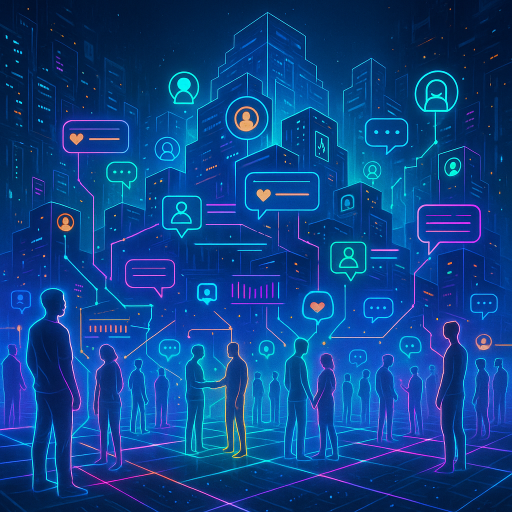
#> input picture assets/img/AI_cities.png, 1024 x 1024 px, given in place of begin_async_summoner.png, which was not available (shown at 1/2 size)
$ python process_image.py
#> lines starting #> are read from the running program, lines starting #| are printed output that depends on the picture; after the words box and inside, x2 and y2 are one past the last pixel; in counts of white or black regions, pixels touching at a corner belong together; pictures that were not available may be replaced by others from this repository, and a replacement may not be noted
from PIL import Image, ImageDraw

def round_corners_with_border(input_path, output_path, radius=50, border_size=10, border_color=(128, 128, 128, 255)):
    """Rounds the corners of an image and adds a solid grey border."""
#> called with input_path = 'assets/img/begin_async_summoner.png', radius = 50, border_size = 4, border_color = (128, 128, 128, 255)
    img = Image.open(input_path).convert("RGBA")  # Ensure transparency support
    width, height = img.size
#> width = 1024; height = 1024

    # Increase canvas size to fit the border
    new_width, new_height = width + 2 * border_size, height + 2 * border_size
#> new_width = 1032; new_height = 1032
    bordered_img = Image.new("RGBA", (new_width, new_height), border_color)  # Start with solid grey

    # Create a transparent mask with rounded corners for the border
    border_mask = Image.new("L", (new_width, new_height), 0)
#> border_mask: PIL image 1032x1032 L; every value is 0
    draw = ImageDraw.Draw(border_mask)
    draw.rounded_rectangle((0, 0, new_width, new_height), radius=radius + border_size, fill=255)

    # Apply the border mask (ensures correct transparency)
    bordered_img.putalpha(border_mask)
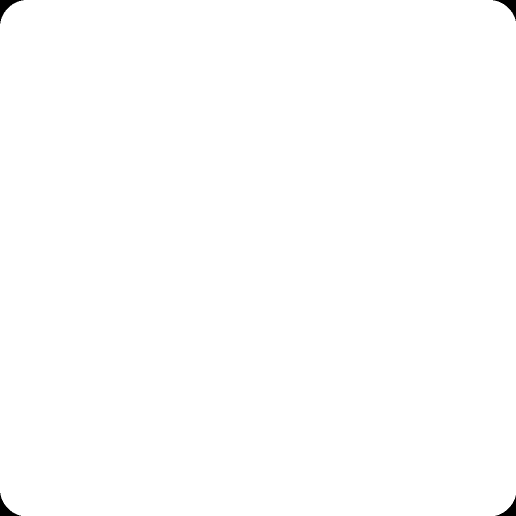
#> border_mask: PIL image 1032x1032 L (shown at 1/2 size); 99.8% white; 4 black regions, box (x1, y1, x2, y2) and area: (0, 0, 47, 47) 642, (986, 0, 1032, 42) 595, (0, 986, 42, 1032) 595, (991, 991, 1032, 1032) 549
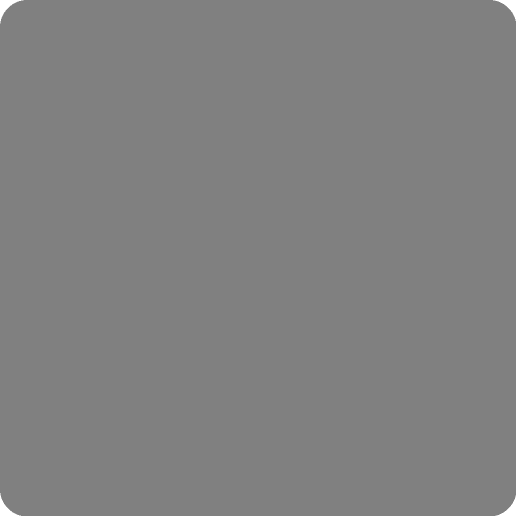
#> bordered_img: PIL image 1032x1032 RGBA (shown at 1/2 size); mean R, G, B, A 128, 128, 128, 254.4; transparent parts drawn white

    # Create another mask for the **inner image**
    inner_mask = Image.new("L", (width, height), 0)
#> inner_mask: PIL image 1024x1024 L; every value is 0
    draw = ImageDraw.Draw(inner_mask)
    draw.rounded_rectangle((0, 0, width, height), radius=radius, fill=255)

    # Ensure the inner image is pasted at the correct size
    img = img.resize((width, height))  # Ensure it matches expected dimensions

    # Paste the original image onto the bordered image with the inner mask
    bordered_img.paste(img, (border_size, border_size), inner_mask)
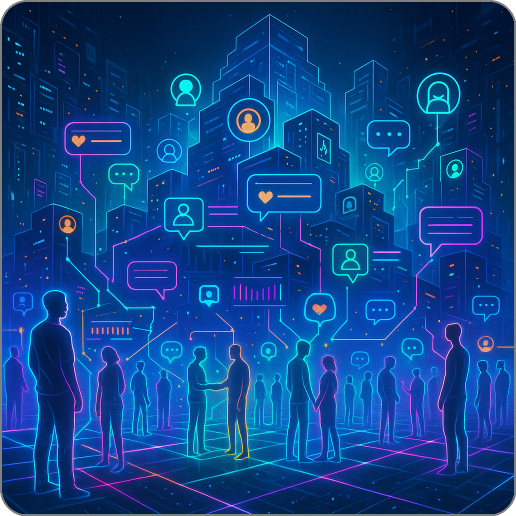
#> bordered_img: PIL image 1032x1032 RGBA (shown at 1/2 size); mean R, G, B, A 14.1, 66.4, 135.2, 254.4; transparent parts drawn white

    # Save the final image
    bordered_img.save(output_path, format="PNG")

# Usage
for s in ["assets/img/begin_async_summoner"]:
    round_corners_with_border(f"{s}.png", f"{s}_rounded.png", radius=50, border_size=4)
